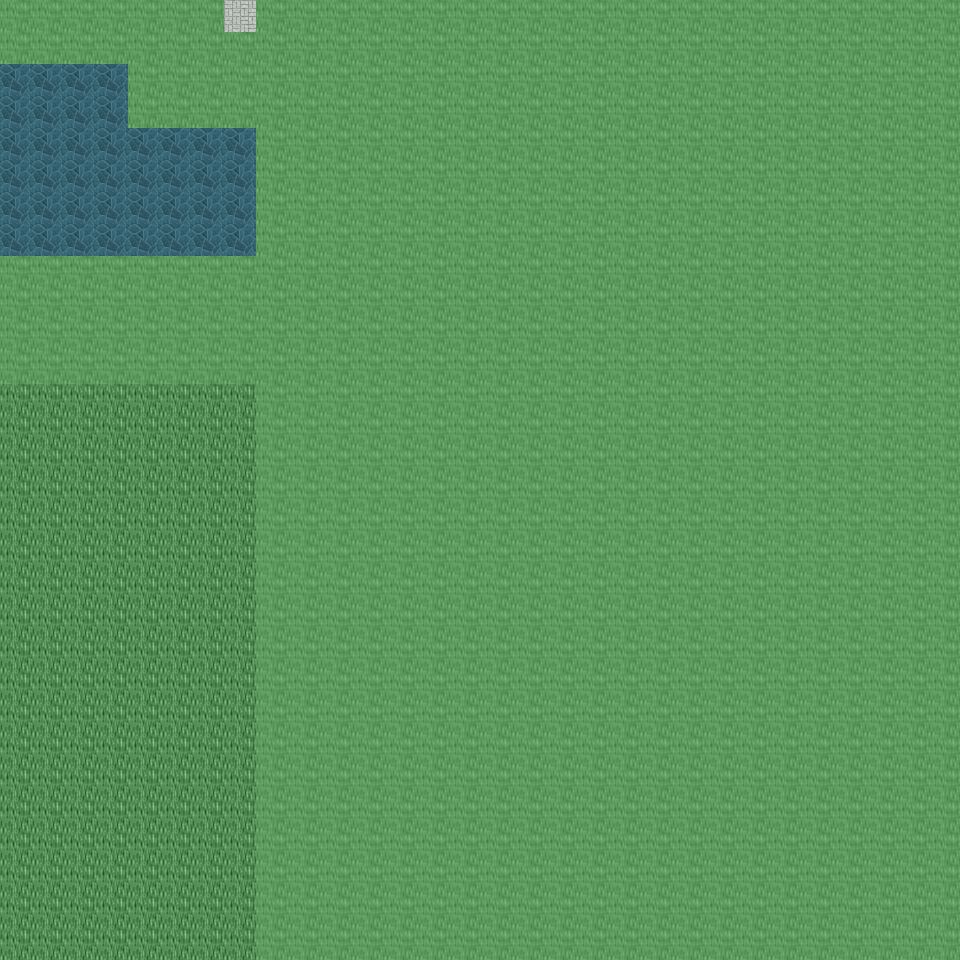

This is a level from a 2D game, rendered from its Tiled map with the project's own tilesets. A one-line summary and the map file follow, with tile-layer data summarised:
An orthogonal 30x30 tile map with 32x32 px tiles, 6 tile layers (Ground, Object, Object2, Above, ...), 42 tilesets and 4 objects (4x mapchange).

<map version="1.0" orientation="orthogonal" renderorder="right-down" width="30" height="30" tilewidth="32" tileheight="32" nextobjectid="5">
  <tileset firstgid="1" name="tileset_ground_ground" tilewidth="32" tileheight="32" tilecount="33" columns="3">
    <image source="../drawable/tileset_ground_ground.png" width="96" height="352" />
  </tileset>
  <tileset firstgid="34" name="tileset_building_castle" tilewidth="32" tileheight="32" tilecount="320" columns="20">
    <image source="../drawable/tileset_building_castle.png" width="640" height="512" />
  </tileset>
  <tileset firstgid="354" name="tileset_furniture_carpet_carpets_2" tilewidth="32" tileheight="32" tilecount="20" columns="4">
    <image source="../drawable/tileset_furniture_carpet_carpets_2.png" width="128" height="160" />
  </tileset>
  <tileset firstgid="374" name="tileset_ground_indoor_tiles" tilewidth="32" tileheight="32" tilecount="8" columns="2">
    <image source="../drawable/tileset_ground_indoor_tiles.png" width="64" height="128" />
  </tileset>
  <tileset firstgid="382" name="tileset_building_entrance_int_iron_bars" tilewidth="32" tileheight="32" tilecount="12" columns="3">
    <image source="../drawable/tileset_building_entrance_int_iron_bars.png" width="96" height="128" />
  </tileset>
  <tileset firstgid="394" name="tileset_plant_bush_hedge" tilewidth="32" tileheight="32" tilecount="35" columns="5">
    <image source="../drawable/tileset_plant_bush_hedge.png" width="160" height="224" />
  </tileset>
  <tileset firstgid="429" name="tileset_building_church" tilewidth="32" tileheight="32" tilecount="56" columns="8">
    <image source="../drawable/tileset_building_church.png" width="256" height="224" />
  </tileset>
  <tileset firstgid="485" name="tileset_logic_collision" tilewidth="32" tileheight="32" tilecount="1" columns="1">
    <image source="../drawable/tileset_logic_collision.png" width="32" height="32" />
  </tileset>
  <tileset firstgid="486" name="tileset_logic_item_vegetable" tilewidth="32" tileheight="32" tilecount="16" columns="8">
    <image source="../drawable/tileset_logic_item_vegetable.png" width="256" height="64" />
  </tileset>
  <tileset firstgid="502" name="tileset_ground_rock_rocks" tilewidth="32" tileheight="32" tilecount="4" columns="2">
    <image source="../drawable/tileset_ground_rock_rocks.png" width="64" height="64" />
  </tileset>
  <tileset firstgid="506" name="tileset_item_corpse_huge_animal" tilewidth="32" tileheight="32" tilecount="16" columns="2">
    <image source="../drawable/tileset_item_corpse_huge_animal.png" width="64" height="256" />
  </tileset>
  <tileset firstgid="522" name="tileset_plant_tree_dead_tree_4" tilewidth="32" tileheight="32" tilecount="20" columns="4">
    <image source="../drawable/tileset_plant_tree_dead_tree_4.png" width="128" height="160" />
  </tileset>
  <tileset firstgid="542" name="tileset_plant_tree_dead_tree_2" tilewidth="32" tileheight="32" tilecount="20" columns="4">
    <image source="../drawable/tileset_plant_tree_dead_tree_2.png" width="128" height="160" />
  </tileset>
  <tileset firstgid="562" name="tileset_item_gothic_headstone_2" tilewidth="32" tileheight="32" tilecount="3" columns="1">
    <image source="../drawable/tileset_item_gothic_headstone_2.png" width="32" height="96" />
  </tileset>
  <tileset firstgid="565" name="tileset_building_house_3" tilewidth="32" tileheight="32" tilecount="48" columns="6">
    <image source="../drawable/tileset_building_house_3.png" width="192" height="256" />
  </tileset>
  <tileset firstgid="613" name="tileset_object_scarecrow" tilewidth="32" tileheight="32" tilecount="2" columns="1">
    <image source="../drawable/tileset_object_scarecrow.png" width="32" height="64" />
  </tileset>
  <tileset firstgid="615" name="tileset_plant_tree_fall_trees" tilewidth="32" tileheight="32" tilecount="40" columns="8">
    <image source="../drawable/tileset_plant_tree_fall_trees.png" width="256" height="160" />
  </tileset>
  <tileset firstgid="655" name="tileset_building_decoration_orbpedestal" tilewidth="32" tileheight="32" tilecount="2" columns="1">
    <image source="../drawable/tileset_building_decoration_orbpedestal.png" width="32" height="64" />
  </tileset>
  <tileset firstgid="657" name="tileset_ground_rock_rocks_3" tilewidth="32" tileheight="32" tilecount="16" columns="4">
    <image source="../drawable/tileset_ground_rock_rocks_3.png" width="128" height="128" />
  </tileset>
  <tileset firstgid="673" name="tileset_plant_tree_chestnut_tree" tilewidth="32" tileheight="32" tilecount="20" columns="4">
    <image source="../drawable/tileset_plant_tree_chestnut_tree.png" width="128" height="160" />
  </tileset>
  <tileset firstgid="693" name="tileset_plant_stump_hollow_logs" tilewidth="32" tileheight="32" tilecount="6" columns="3">
    <image source="../drawable/tileset_plant_stump_hollow_logs.png" width="96" height="64" />
  </tileset>
  <tileset firstgid="699" name="tileset_ground_grass_edges" tilewidth="32" tileheight="32" tilecount="36" columns="12">
    <image source="../drawable/tileset_ground_grass_edges.png" width="384" height="96" />
  </tileset>
  <tileset firstgid="735" name="tileset_ground_grass_corners" tilewidth="32" tileheight="32" tilecount="24" columns="6">
    <image source="../drawable/tileset_ground_grass_corners.png" width="192" height="128" />
  </tileset>
  <tileset firstgid="759" name="tileset_ground_water_pool" tilewidth="32" tileheight="32" tilecount="72" columns="3">
    <image source="../drawable/tileset_ground_water_pool.png" width="96" height="768" />
  </tileset>
  <tileset firstgid="831" name="tileset_ground_earth_edges" tilewidth="32" tileheight="32" tilecount="18" columns="6">
    <image source="../drawable/tileset_ground_earth_edges.png" width="192" height="96" />
  </tileset>
  <tileset firstgid="849" name="tileset_plant_leaves" tilewidth="32" tileheight="32" tilecount="8" columns="4">
    <image source="../drawable/tileset_plant_leaves.png" width="128" height="64" />
  </tileset>
  <tileset firstgid="857" name="tileset_object_well_hoist" tilewidth="32" tileheight="32" tilecount="9" columns="3">
    <image source="../drawable/tileset_object_well_hoist.png" width="96" height="96" />
  </tileset>
  <tileset firstgid="866" name="tileset_building_stairs_grey_stone_stairs_down" tilewidth="32" tileheight="32" tilecount="6" columns="3">
    <image source="../drawable/tileset_building_stairs_grey_stone_stairs_down.png" width="96" height="64" />
  </tileset>
  <tileset firstgid="872" name="tileset_ground_green_paving" tilewidth="32" tileheight="32" tilecount="18" columns="3">
    <image source="../drawable/tileset_ground_green_paving.png" width="96" height="192" />
  </tileset>
  <tileset firstgid="890" name="tileset_plant_tree_tree_darkgreen" tilewidth="32" tileheight="32" tilecount="88" columns="8">
    <image source="../drawable/tileset_plant_tree_tree_darkgreen.png" width="256" height="352" />
  </tileset>
  <tileset firstgid="978" name="tileset_furniture_light_lamp_bronze" tilewidth="32" tileheight="32" tilecount="3" columns="1">
    <image source="../drawable/tileset_furniture_light_lamp_bronze.png" width="32" height="96" />
  </tileset>
  <tileset firstgid="981" name="tileset_plant_tree_pine_tree" tilewidth="32" tileheight="32" tilecount="20" columns="4">
    <image source="../drawable/tileset_plant_tree_pine_tree.png" width="128" height="160" />
  </tileset>
  <tileset firstgid="1001" name="tileset_plant_tree_pine_tree_1" tilewidth="32" tileheight="32" tilecount="20" columns="4">
    <image source="../drawable/tileset_plant_tree_pine_tree_1.png" width="128" height="160" />
  </tileset>
  <tileset firstgid="1021" name="tileset_furniture_chair_bench_wooden" tilewidth="32" tileheight="32" tilecount="8" columns="2">
    <image source="../drawable/tileset_furniture_chair_bench_wooden.png" width="64" height="128" />
  </tileset>
  <tileset firstgid="1029" name="tileset_plant_flower_flowers_mixed" tilewidth="32" tileheight="32" tilecount="16" columns="4">
    <image source="../drawable/tileset_plant_flower_flowers_mixed.png" width="128" height="128" />
  </tileset>
  <tileset firstgid="1045" name="tileset_building_thatched_roof_cottage1" tilewidth="32" tileheight="32" tilecount="20" columns="4">
    <image source="../drawable/tileset_building_thatched_roof_cottage1.png" width="128" height="160" />
  </tileset>
  <tileset firstgid="1065" name="tileset_item_blood_floor_stain" tilewidth="32" tileheight="32" tilecount="1" columns="1">
    <image source="../drawable/tileset_item_blood_floor_stain.png" width="32" height="32" />
  </tileset>
  <tileset firstgid="1066" name="tileset_item_firewood" tilewidth="32" tileheight="32" tilecount="12" columns="3">
    <image source="../drawable/tileset_item_firewood.png" width="96" height="128" />
  </tileset>
  <tileset firstgid="1078" name="tileset_item_gothic_headstone_1" tilewidth="32" tileheight="32" tilecount="1" columns="1">
    <image source="../drawable/tileset_item_gothic_headstone_1.png" width="32" height="32" />
  </tileset>
  <tileset firstgid="1079" name="tileset_item_gothic_tiny_headstone" tilewidth="32" tileheight="32" tilecount="1" columns="1">
    <image source="../drawable/tileset_item_gothic_tiny_headstone.png" width="32" height="32" />
  </tileset>
  <tileset firstgid="1080" name="tileset_plant_mosses" tilewidth="32" tileheight="32" tilecount="16" columns="4">
    <image source="../drawable/tileset_plant_mosses.png" width="128" height="128" />
  </tileset>
  <tileset firstgid="1096" name="tileset_building_fence_wooden_brown_fence" tilewidth="32" tileheight="32" tilecount="42" columns="7">
    <image source="../drawable/tileset_building_fence_wooden_brown_fence.png" width="224" height="192" />
  </tileset>
  <layer name="Ground" width="30" height="30">
    <data>[900 cells, 900 non-empty, 5 distinct tile ids]</data>
  </layer>
  <layer name="Object" width="30" height="30">
    <data>[900 cells, 405 non-empty, 26 distinct tile ids]</data>
  </layer>
  <layer name="Object2" width="30" height="30">
    <data>[900 cells, 7 non-empty, 6 distinct tile ids]</data>
  </layer>
  <layer name="Above" width="30" height="30">
    <data>[900 cells, 374 non-empty, 26 distinct tile ids]</data>
  </layer>
  <layer name="Above2" width="30" height="30">
    <data>[900 cells, 157 non-empty, 6 distinct tile ids]</data>
  </layer>
  <layer name="Walkable" width="30" height="30">
    <data>[900 cells, 715 non-empty, 1 distinct tile ids]</data>
  </layer>
  <objectgroup name="MapEvents">
    <object id="1" name="north" type="mapchange" x="224" y="0" width="32" height="32">
      <properties>
        <property name="map" value="0_ados_mountain_n2_w2_x4_y1" />
        <property name="place" value="south" />
      </properties>
    </object>
    <object id="2" name="south" type="mapchange" x="0" y="928" width="256" height="32">
      <properties>
        <property name="map" value="0_ados_mountain_n2_w2_x4_y3" />
        <property name="place" value="north" />
      </properties>
    </object>
    <object id="3" name="west" type="mapchange" x="0" y="64" width="32" height="192">
      <properties>
        <property name="map" value="0_ados_mountain_n2_w2_x3_y2" />
        <property name="place" value="east" />
      </properties>
    </object>
    <object id="4" name="west2" type="mapchange" x="0" y="384" width="32" height="576">
      <properties>
        <property name="map" value="0_ados_mountain_n2_w2_x3_y2" />
        <property name="place" value="east2" />
      </properties>
    </object>
  </objectgroup>
</map>
